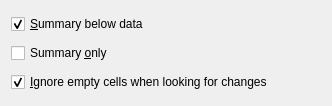
<?xml version="1.0" encoding="UTF-8"?>
<ui version="4.0">
 <author>Stefan Nikolaus &lt;stefan.nikolaus@kdemail.net&gt;</author>
 <comment>This file is part of the KDE project.
Copyright 2010 Stefan Nikolaus &lt;stefan.nikolaus@kdemail.net&gt;

This program is free software; you can redistribute it and/or modify
it under the terms of the GNU General Public License as published by
the Free Software Foundation; either version 2 of the License, or
(at your option) any later version.

This program is distributed in the hope that it will be useful,
but WITHOUT ANY WARRANTY; without even the implied warranty of
MERCHANTABILITY or FITNESS FOR A PARTICULAR PURPOSE.  See the
GNU General Public License for more details.

You should have received a copy of the GNU General Public License
along with this program; if not, write to the Free Software
Foundation, Inc., 51 Franklin Street, Fifth Floor, Boston, MA  02110-1301  USA
</comment>
 <class>SubtotalsDetailsWidget</class>
 <widget class="QWidget" name="SubtotalsDetailsWidget">
  <property name="geometry">
   <rect>
    <x>0</x>
    <y>0</y>
    <width>332</width>
    <height>106</height>
   </rect>
  </property>
  <layout class="QVBoxLayout" name="verticalLayout">
   <item>
    <widget class="QCheckBox" name="m_summaryBelow">
     <property name="text">
      <string>&amp;Summary below data</string>
     </property>
     <property name="checked">
      <bool>true</bool>
     </property>
     <property name="tristate">
      <bool>false</bool>
     </property>
    </widget>
   </item>
   <item>
    <widget class="QCheckBox" name="m_summaryOnly">
     <property name="text">
      <string>Summary &amp;only</string>
     </property>
    </widget>
   </item>
   <item>
    <widget class="QCheckBox" name="m_IgnoreBox">
     <property name="text">
      <string>&amp;Ignore empty cells when looking for changes</string>
     </property>
     <property name="checked">
      <bool>true</bool>
     </property>
    </widget>
   </item>
  </layout>
 </widget>
 <resources/>
 <connections/>
</ui>
